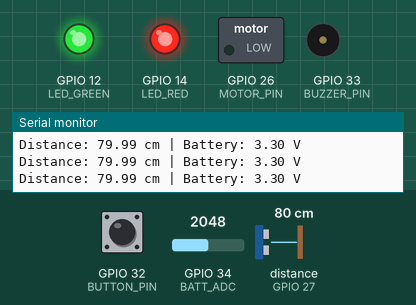
A sketch run on a simulated ESP32. Shown: switched loads named in the sketch (green lamp = pin HIGH), output pins drawn as LEDs (lit = HIGH), buzzer (waves = sounding, pin HIGH), the last lines printed to the serial monitor. Wiring (inferred from the names in the program): ultrasonic range finder: trigger GPIO 25; echo GPIO 27. Dashed ring = blinking. The inputs (shaded band) are chosen by the test bench; at power-on: GPIO 32 (BUTTON_PIN) HIGH, distance to the obstacle (sensor on GPIO 27) 80 cm, GPIO 34 (BATT_ADC) = 2048. The echo pulse lasts 58.3 µs per cm; the audio player accepts every command and is not drawn; pins used as bus, display or sensor lines are not drawn.

Above: at 1.7 s.
1.8 s: GPIO 32 (BUTTON_PIN) pulled LOW for 0.15 s
4.8 s: distance to the obstacle (sensor on GPIO 27) set to 96 cm
7.8 s: distance to the obstacle (sensor on GPIO 27) set to 105 cm
At 8.5 s:
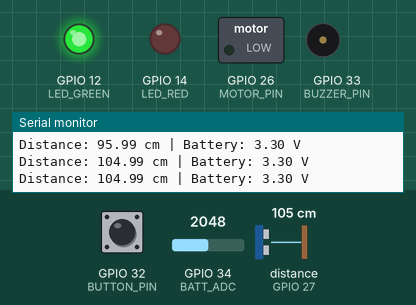
9.5 s: GPIO 32 (BUTTON_PIN) pulled LOW for 1 s
At 9.9 s:
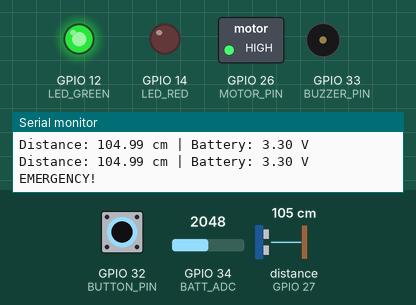
12.0 s: distance to the obstacle (sensor on GPIO 27) set to 2 cm
At 12.8 s:
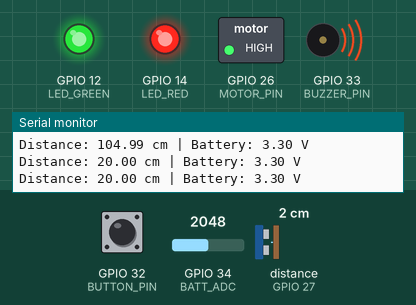
15.0 s: GPIO 34 (BATT_ADC) set to 1978
At 15.54 s:
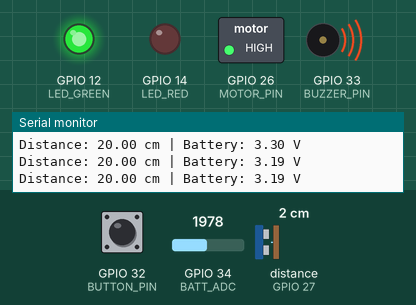
Timing chart, 0 to 19.0 s (numbered marks = the images above; inputs shaded):
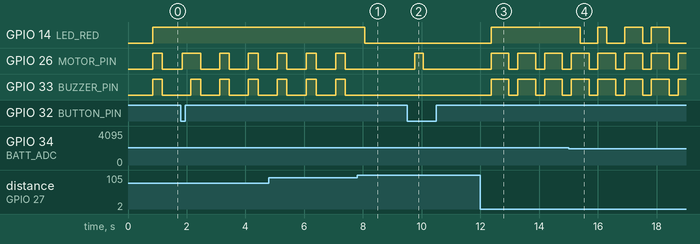

Measured:
- the behaviour switches between 100 and 101 cm on distance to the obstacle (sensor on GPIO 27) (found by bisection; images 0 and 1)
- the behaviour switches between 2048 and 2047 on GPIO 34 (BATT_ADC) (found by bisection; images 3 and 4)
- after the input at 7.8 s, GPIO 14 (LED_RED): HIGH → LOW after 0.26 s; GPIO 26 (MOTOR_PIN), GPIO 33 (BUZZER_PIN): stops changing and stays LOW
- after the input at 9.5 s, GPIO 26 (MOTOR_PIN): LOW → HIGH after 0.26 s, → LOW 0.30 s later
- after the input at 12.0 s, GPIO 14 (LED_RED): LOW → HIGH after 0.36 s; GPIO 26 (MOTOR_PIN), GPIO 33 (BUZZER_PIN): alternates HIGH for 0.61 s and LOW for 0.30 s, starting after 0.36 s
- after the input at 15.0 s, GPIO 14 (LED_RED): goes LOW 0.61 s, HIGH 0.30 s, LOW 0.61 s, HIGH 0.61 s, LOW 0.30 s, HIGH 0.61 s, then LOW, starting after 0.40 s
- by itself, GPIO 26 (MOTOR_PIN), GPIO 33 (BUZZER_PIN): alternates HIGH for 0.33 s and LOW for 0.66 s

The sketch:

FINALV6.ino
```cpp
#include <DFRobotDFPlayerMini.h>
#include <HardwareSerial.h>

#define TRIG_PIN 25
#define ECHO_PIN 27

#define BUZZER_PIN 33
#define MOTOR_PIN 26
#define LED_GREEN 12
#define LED_RED 14

#define BUTTON_PIN 32
#define BATT_ADC 34

// DFPLAYER
HardwareSerial mySerial(2);
DFRobotDFPlayerMini player;

// ================= CONSTANT =================
#define MAX_DISTANCE 400
#define TIMEOUT 30000
#define SAMPLE_COUNT 5
#define BLIND_ZONE 20
#define LOW_BATTERY 3.3

// ================= GLOBAL =================
unsigned long now;
unsigned long lastTrigger = 0;
bool outputState = false;

bool lastButtonState = HIGH;

// ================= SETUP =================
void setup() {

  pinMode(TRIG_PIN, OUTPUT);
  pinMode(ECHO_PIN, INPUT);

  pinMode(BUZZER_PIN, OUTPUT);
  pinMode(MOTOR_PIN, OUTPUT);

  pinMode(LED_GREEN, OUTPUT);
  pinMode(LED_RED, OUTPUT);

  pinMode(BUTTON_PIN, INPUT_PULLUP);

  digitalWrite(LED_GREEN, HIGH);

  Serial.begin(115200);

  analogSetAttenuation(ADC_11db);

  // DFPLAYER SERIAL
  mySerial.begin(9600, SERIAL_8N1, 16, 17);

  if (!player.begin(mySerial)) {
    Serial.println("DFPlayer gagal terhubung");
  } else {
    player.volume(25); // volume 0-30
    Serial.println("DFPlayer siap");
  }
}

// ================= BATTERY =================
float readBattery() {

  int adc = analogRead(BATT_ADC);
  float voltage = (adc / 4095.0) * 3.3;
  voltage *= 2.0;

  return voltage;
}

// ================= ULTRASONIC =================
float readUltrasonic() {

  digitalWrite(TRIG_PIN, LOW);
  delayMicroseconds(5);

  digitalWrite(TRIG_PIN, HIGH);
  delayMicroseconds(10);
  digitalWrite(TRIG_PIN, LOW);

  long duration = pulseIn(ECHO_PIN, HIGH, TIMEOUT);

  if (duration == 0) return MAX_DISTANCE;

  return duration * 0.0343 / 2.0;
}

float getMedianDistance() {

  float temp[SAMPLE_COUNT];

  for (int i = 0; i < SAMPLE_COUNT; i++) {
    temp[i] = readUltrasonic();
    delay(60);
  }

  for (int i = 0; i < SAMPLE_COUNT - 1; i++) {
    for (int j = i + 1; j < SAMPLE_COUNT; j++) {
      if (temp[j] < temp[i]) {
        float swap = temp[i];
        temp[i] = temp[j];
        temp[j] = swap;
      }
    }
  }

  float result = temp[SAMPLE_COUNT / 2];

  if (result < BLIND_ZONE) result = BLIND_ZONE;
  if (result > MAX_DISTANCE) result = MAX_DISTANCE;

  return result;
}

// ================= LOOP =================
void loop() {

  now = millis();

  float distance = getMedianDistance();
  float battVoltage = readBattery();

  // ================= SERIAL DEBUG =================
  Serial.print("Distance: ");
  Serial.print(distance);
  Serial.print(" cm | Battery: ");
  Serial.print(battVoltage);
  Serial.println(" V");

  // ================= PRIORITY 1: EMERGENCY =================
  bool buttonState = digitalRead(BUTTON_PIN);

  if (buttonState == LOW && lastButtonState == HIGH) {

    Serial.println("EMERGENCY!");

    player.play(1);   // memainkan 0001.mp3

    digitalWrite(MOTOR_PIN, HIGH);
    delay(300);
    digitalWrite(MOTOR_PIN, LOW);
  }

  lastButtonState = buttonState;

  // ================= PRIORITY 2: BATTERY LOW =================
  if (battVoltage < LOW_BATTERY) {
    digitalWrite(LED_RED, (now / 500) % 2);
  }

  // ================= PRIORITY 3: OBSTACLE =================
  else if (distance < 100 && distance >= 20) {
    digitalWrite(LED_RED, HIGH);
  }

  else {
    digitalWrite(LED_RED, LOW);
  }

  // ================= MOTOR & BUZZER =================
  if (distance < 100) {

    distance = constrain(distance, 20, 100);

    int interval = map(distance, 20, 100, 80, 600);
    int onTime   = map(distance, 20, 100, 500, 60);

    if (!outputState && (now - lastTrigger >= interval)) {
      digitalWrite(BUZZER_PIN, HIGH);
      digitalWrite(MOTOR_PIN, HIGH);
      outputState = true;
      lastTrigger = now;
    }

    if (outputState && (now - lastTrigger >= onTime)) {
      digitalWrite(BUZZER_PIN, LOW);
      digitalWrite(MOTOR_PIN, LOW);
      outputState = false;
      lastTrigger = now;
    }

  } else {

    digitalWrite(BUZZER_PIN, LOW);
    digitalWrite(MOTOR_PIN, LOW);
  }
}
```
